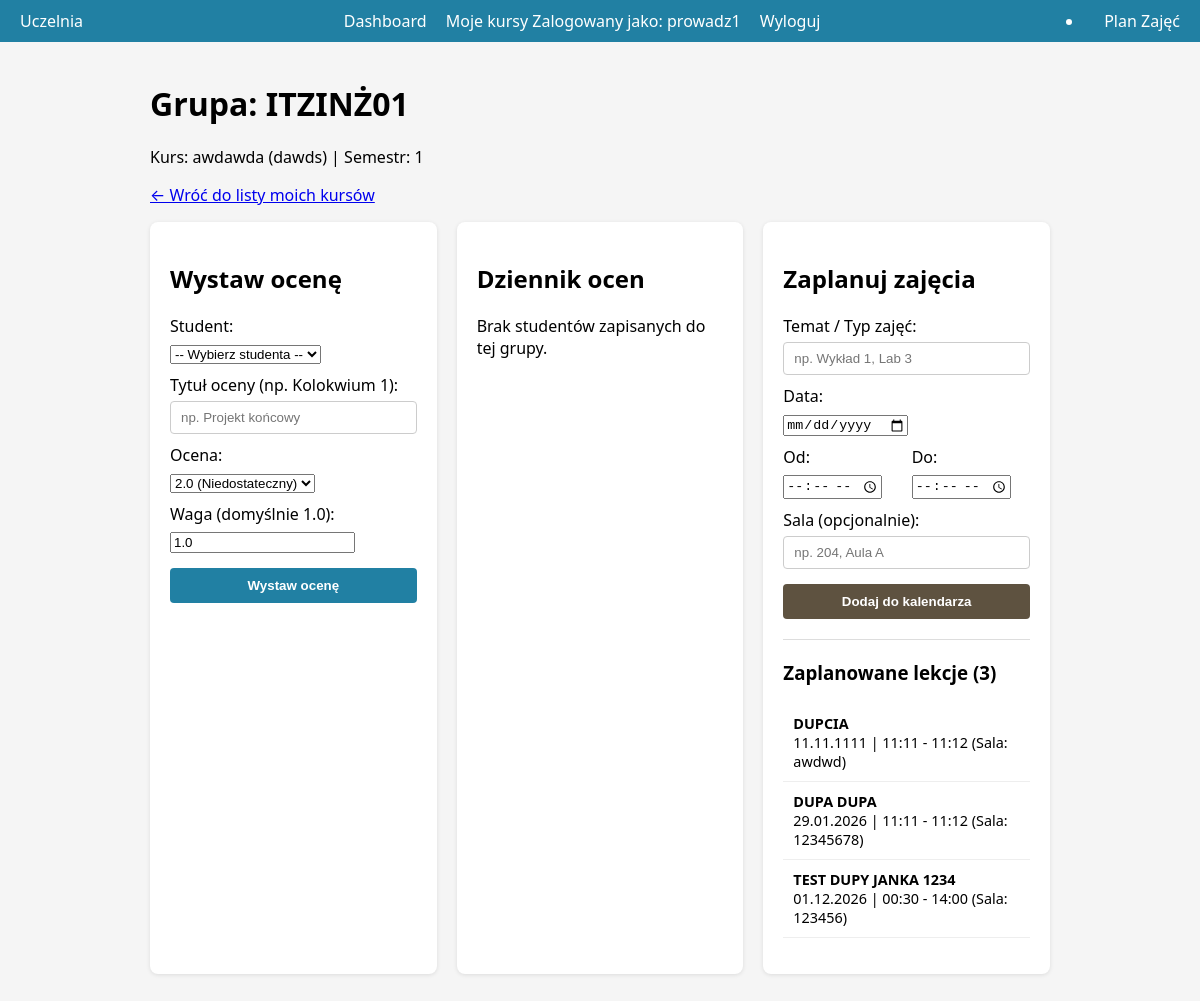
/lecturer/groups/1 (signed in), run on the app's committed database.
### app/models.py (models this page shows, shortened)
class ClassGroup(db.Model):
    __tablename__ = "class_groups"
    id = db.Column(db.Integer, primary_key=True)
    name = db.Column(db.String(80), nullable=False)  # np. 'Grupa A'
    semester = db.Column(db.Integer, nullable=True)
    year = db.Column(db.Integer, nullable=True)
    course_id = db.Column(db.Integer, db.ForeignKey("courses.id"), nullable=False)
    course = db.relationship("Course", backref="groups")
    lecturer_id = db.Column(db.Integer, db.ForeignKey("users.id"), nullable=False)
    lecturer = db.relationship("User", backref="groups", foreign_keys=[lecturer_id])
    is_active = db.Column(db.Boolean, default=True)

class Course(db.Model):
    __tablename__ = "courses"
    id = db.Column(db.Integer, primary_key=True)
    code = db.Column(db.String(20), unique=True, nullable=False, index=True)  # np. INF101
    name = db.Column(db.String(120), nullable=False)
    ects = db.Column(db.Integer, default=0)  # punkty ECTS
    description = db.Column(db.Text, nullable=True)
    lecturer_id = db.Column(db.Integer, db.ForeignKey("users.id"), nullable=False)
    lecturer = db.relationship("User", backref="courses", foreign_keys=[lecturer_id])
    is_active = db.Column(db.Boolean, default=True)

class Lesson(db.Model):
    __tablename__ = "lessons"
    id = db.Column(db.Integer, primary_key=True)
    group_id = db.Column(db.Integer, db.ForeignKey("class_groups.id"), nullable=False)
    group = db.relationship("ClassGroup", backref="lessons")
    title = db.Column(db.String(120), nullable=False)  # np. 'Wykład', 'Laboratoria'
    room = db.Column(db.String(50), nullable=True)
    start_time = db.Column(db.DateTime, nullable=False)
    end_time = db.Column(db.DateTime, nullable=False)
    is_canceled = db.Column(db.Boolean, default=False)

### app/routes.py (the view, shortened to what this page needs)
@main_bp.route("/lecturer/groups/<int:group_id>", methods=["GET", "POST"])
@lecturer_required
def lecturer_group_details(group_id):
    from app import db
    from app.models import ClassGroup, Enrollment, User, Grade, Lesson
    from datetime import datetime
    group = ClassGroup.query.get_or_404(group_id)
    current_user_id = session.get("user_id")
    if group.lecturer_id != current_user_id:
        return abort(403)
    message = None
    error = None
    enrollments = (
        Enrollment.query
        .filter_by(group_id=group.id, is_active=True)
        .join(User, Enrollment.student_id == User.id)
        .order_by(User.last_name.asc())
        .all()
    )
    lessons = Lesson.query.filter_by(group_id=group.id).order_by(Lesson.start_time.asc()).all()
    return render_template(
        "lecturer_group_details.html",
        group=group,
        enrollments=enrollments,
        lessons=lessons,  # Przekazujemy lekcje do szablonu
        message=message,
        error=error
    )

### app/routes.py (called while the page is built)
def lecturer_required(view_func):
    @wraps(view_func)
    def wrapped_view(*args, **kwargs):
        role = session.get("role")
        if role != "lecturer":
            return abort(403)
        return view_func(*args, **kwargs)
    return wrapped_view

### app/templates/lecturer_group_details.html (shortened to what this page needs)
{% extends "base.html" %}
{% block content %}
<h1>Grupa: {{ group.name }}</h1>
<p class="subtitle">Kurs: {{ group.course.name }} ({{ group.course.code }}) | Semestr: {{ group.semester }}</p>
<p>
    <a href="{{ url_for('main.lecturer_courses') }}">&larr; Wróć do listy moich kursów</a>
</p>
<div class="grid">
    <div class="card">
        <h2>Wystaw ocenę</h2>
        <form method="POST">
            <label for="student_id">Student:</label>
            <select id="student_id" name="student_id" required>
                <option value="">-- Wybierz studenta --</option>
            </select>
            <label for="label">Tytuł oceny (np. Kolokwium 1):</label>
            <input type="text" id="label" name="label" placeholder="np. Projekt końcowy" required>
            <label for="grade_value">Ocena:</label>
            <select id="grade_value" name="grade_value" required>
                <option value="2.0">2.0 (Niedostateczny)</option>
            </select>
            <label for="weight">Waga (domyślnie 1.0):</label>
            <input type="number" id="weight" name="weight" value="1.0" step="0.5" min="0">
            <button type="submit" style="margin-top: 15px;">Wystaw ocenę</button>
        </form>
    </div>
    <div class="card">
        <h2>Dziennik ocen</h2>
        {% if enrollments %}
        <div class="table-wrapper">
            <table>
                <thead>
                    <tr>
                        <th>Student</th>
                        <th>Oceny w tej grupie</th>
                    </tr>
                </thead>
                <tbody>
                    {% for enrollment in enrollments %}
                    <tr>
                        <td>
                            <strong>{{ enrollment.student.last_name }} {{ enrollment.student.first_name }}</strong><br>
                            <small>{{ enrollment.student.index_number }}</small>
                        </td>
                        <td>
                            {% for grade in enrollment.student.grades %}
                                {% if grade.group_id == group.id %}
                                    <span class="badge" title="{{ grade.label }} (Waga: {{ grade.weight }})">
                                        {{ grade.value }}
                                    </span>
                                {% endif %}
                            {% endfor %}
                        </td>
                    </tr>
                    {% endfor %}
                </tbody>
            </table>
        </div>
        {% else %}
        <p>Brak studentów zapisanych do tej grupy.</p>
        {% endif %}
    </div>
    <div class="card">
        <h2>Zaplanuj zajęcia</h2>
        <form method="POST">
            <label for="lesson_title">Temat / Typ zajęć:</label>
            <input type="text" id="lesson_title" name="lesson_title" placeholder="np. Wykład 1, Lab 3" required>
            <label for="lesson_date">Data:</label>
            <input type="date" id="lesson_date" name="lesson_date" required>
            <div style="display: flex; gap: 10px;">
                <div style="flex: 1;">
                    <label for="lesson_start">Od:</label>
                    <input type="time" id="lesson_start" name="lesson_start" required>
                </div>
                <div style="flex: 1;">
                    <label for="lesson_end">Do:</label>
                    <input type="time" id="lesson_end" name="lesson_end" required>
                </div>
            </div>
            <label for="lesson_room">Sala (opcjonalnie):</label>
            <input type="text" id="lesson_room" name="lesson_room" placeholder="np. 204, Aula A">
            <button type="submit" style="margin-top: 15px; background-color: #5E5240;">Dodaj do kalendarza</button>
        </form>
        <hr style="margin: 20px 0; border: 0; border-top: 1px solid #ddd;">
        <h3>Zaplanowane lekcje ({{ lessons|length }})</h3>
        {% if lessons %}
        <ul style="list-style: none; padding: 0;">
            {% for lesson in lessons %}
            <li style="padding: 10px; border-bottom: 1px solid #eee; font-size: 0.9em;">
                <strong>{{ lesson.title }}</strong><br>
                {{ lesson.start_time.strftime('%d.%m.%Y') }} |
                {{ lesson.start_time.strftime('%H:%M') }} - {{ lesson.end_time.strftime('%H:%M') }}
                {% if lesson.room %} (Sala: {{ lesson.room }}) {% endif %}
            </li>
            {% endfor %}
        </ul>
        {% else %}
        <p style="color: #888;">Brak zaplanowanych zajęć.</p>
        {% endif %}
    </div>
</div>
{% endblock %}

### app/static/css/style.css (style rules this page uses)
body { font-family: system-ui, -apple-system, BlinkMacSystemFont, "Segoe UI", sans-serif; background-color: #f5f5f5; margin: 0; }
.card { background-color: #ffffff; border-radius: 8px; padding: 20px; margin-bottom: 20px; box-shadow: 0 1px 4px rgba(0,0,0,0.1); }
label { display: block; margin: 10px 0 5px 0; }
input[type="text"], input[type="password"] { width: 100%; padding: 8px 10px; border-radius: 4px; border: 1px solid #ccc; box-sizing: border-box; }
button { margin-top: 15px; width: 100%; padding: 10px; background-color: #2180A3; color: white; border: none; border-radius: 4px; font-weight: 600; cursor: pointer; }
.grid { display: grid; grid-template-columns: repeat(auto-fit, minmax(260px, 1fr)); gap: 20px; }

### data on the page
ClassGroup: name "ITZINŻ01", semester "1"
Course: course.name "awdawda", course.code "dawds"
Lesson: title "DUPCIA", start_time "11.11.1111", start_time "11:11", end_time "11:12", room "awdwd"
Lesson: title "DUPA DUPA", start_time "29.01.2026", start_time "11:11", end_time "11:12", room "12345678"
Lesson: title "TEST DUPY JANKA 1234", start_time "01.12.2026", start_time "00:30", end_time "14:00", room "123456"

### other printed values
{{ session.get('username') }} "prowadz1"
{{ lessons|length }} "3"
